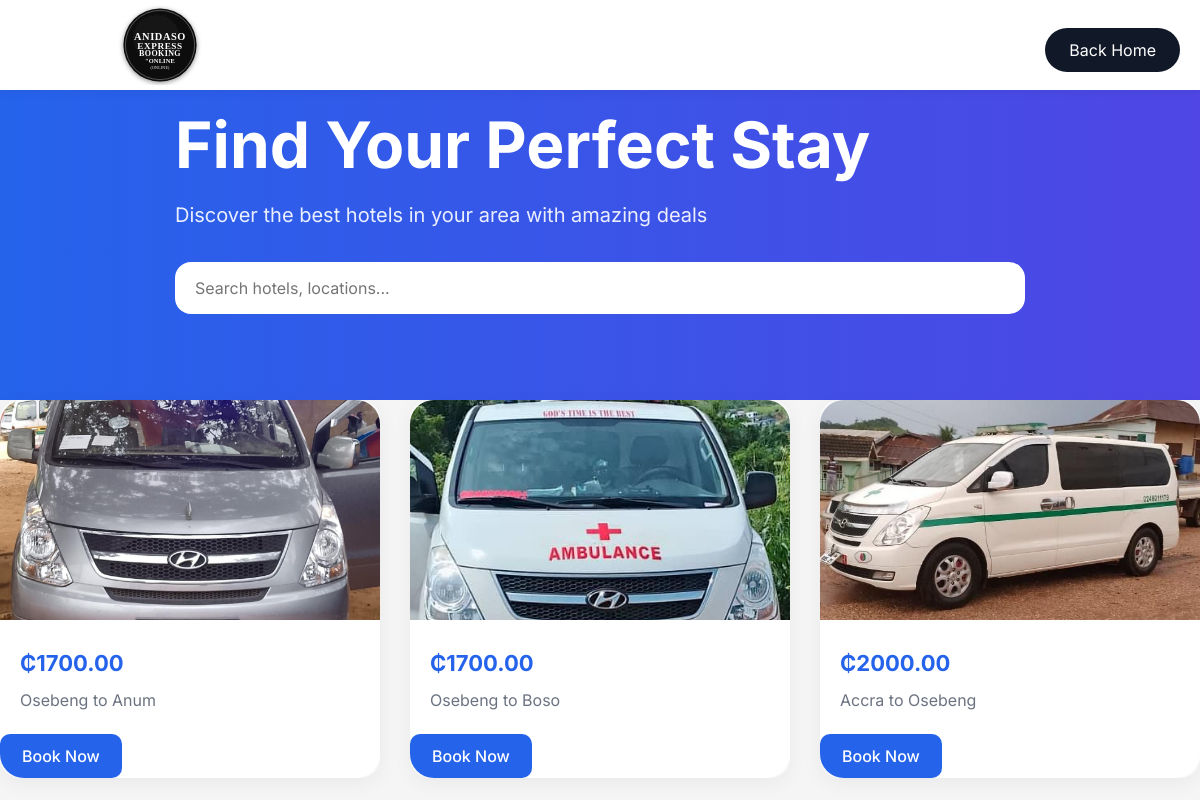
/rentals/rent_details/, run on the app's committed database.
### rentals/models.py (models this page shows)
class Rental(models.Model):
    name = models.CharField(max_length=200)
    location = models.CharField(max_length=200)
    description = models.TextField(max_length=200)
    image = models.ImageField(upload_to='rental_images/')
    image2 = models.ImageField(upload_to='rental_images/', null=True, blank=True)
    image3 = models.ImageField(upload_to='rental_images/', null=True, blank=True)
    image4 = models.ImageField(upload_to='rental_images/', null=True, blank=True)
    image5 = models.ImageField(upload_to='rental_images/', null=True, blank=True)
    image6 = models.ImageField(upload_to='rental_images/', null=True, blank=True)
    image1_price = models.DecimalField(max_digits=10, decimal_places=2, null=True, blank=True)
    image1_location = models.CharField(max_length=100, null=True, blank=True)
    image2_price = models.DecimalField(max_digits=10, decimal_places=2, null=True, blank=True)
    image2_location = models.CharField(max_length=100, null=True, blank=True)
    image3_price = models.DecimalField(max_digits=10, decimal_places=2, null=True, blank=True)
    image3_location = models.CharField(max_length=100, null=True, blank=True)
    image4_price = models.DecimalField(max_digits=10, decimal_places=2, null=True, blank=True)
    image4_location = models.CharField(max_length=100, null=True, blank=True)
    image5_price = models.DecimalField(max_digits=10, decimal_places=2, null=True, blank=True)
    image5_location = models.CharField(max_length=100, null=True, blank=True)
    image6_price = models.DecimalField(max_digits=10, decimal_places=2, null=True, blank=True)
    image6_location = models.CharField(max_length=100, null=True, blank=True)

### rentals/views.py (the view)
# urls.py: path('rent_details/', rental_details, name='rent_details'),
def rental_details(request):
    name = request.GET.get('name', 'Ambulance')
    rental = get_object_or_404(
        Rental,
        name=name
    )
    return render(
        request,
        'rentals/rent_details.html',
        {
            'rental': rental
        }
    )

### templates/rentals/rent_details.html (shortened to what this page needs)
2{% load static %}
<!DOCTYPE html>
<html lang="en">
<head>
    <link rel="stylesheet"
          href="{% static 'css/style.css' %}">
</head>
<body>
    <nav class="navbar">
        <div class="logo">
            <div class="logo-box">
                <img
                    src="{% static 'logo.svg' %}"
                    alt="HotelBooker Logo"
                    class="logo-image"
                >
            </div>
        </div>
        <div class="nav-links">
 <a href="{% url 'hotels:home' %}"
               class="signup-btn">
                Back Home
            </a>
        </div>
    </nav>
    <section class="hero">
        <div class="hero-content">
            <h1>
                Find Your Perfect Stay
            </h1>
            <p>
                Discover the best hotels in your area
                with amazing deals
            </p>
            <div class="search-box">
                <input
                    type="text"
                    placeholder="Search hotels, locations..."
                >
            </div>
        </div>
    </section>
<section class="hotel-grid">
    {% if rental.image %}
    <div class="hotel-card">
        <div class="room-preview-card">
            <img
                src="{{ rental.image.url }}"
                alt="{{ rental.image1_name }}"
                onclick="openImage(this.src)"
                class="popup-image"
            >
            <div class="room-preview-content">
                {% if rental.image1_price %}
                <h3>₵{{ rental.image2_price }}</h3>
                {% endif %}
                <p>{{ rental.image1_location }}</p>
            </div>
              <div class="card-bottom">
                <a  href="{% url 'rentals:rent' rental.id %}?name={{ rental.image1_location }}&price={{ rental.image1_price }}"
                   class="book-btn">
                    Book Now
                </a>
            </div>
        </div>
    </div>
    {% endif %}
    {% if rental.image2 %}
    <div class="hotel-card">
        <div class="room-preview-card">
            <img
                src="{{ rental.image2.url }}"
                alt="{{ rental.image2_name }}"
                onclick="openImage(this.src)"
                class="popup-image"
            >
            <div class="room-preview-content">
                {% if rental.image2_price %}
                <h3>₵{{ rental.image2_price }}</h3>
                {% endif %}
                <p>{{ rental.image2_location }}</p>
            </div>
              <div class="card-bottom">
                <a  href="{% url 'rentals:rent' rental.id %}?name={{ rental.image2_location }}&price={{ rental.image2_price }}"
                   class="book-btn">
                    Book Now
                </a>
            </div>
        </div>
    </div>
    {% endif %}
    {% if rental.image3 %}
    <div class="hotel-card">
        <div class="room-preview-card">
            <img
                src="{{ rental.image3.url }}"
                alt="{{ rental.image3_name }}"
                onclick="openImage(this.src)"
                class="popup-image"
            >
            <div class="room-preview-content">
                {% if rental.image3_price %}
                <h3>₵{{ rental.image3_price }}</h3>
                {% endif %}
                <p>{{ rental.image3_location }}</p>
            </div>
              <div class="card-bottom">
                <a  href="{% url 'rentals:rent' rental.id %}?name={{ rental.image3_location }}&price={{ rental.image3_price }}"
                   class="book-btn">
                    Book Now
                </a>
            </div>
        </div>
    </div>
    {% endif %}
</section>
</body>
</html>

### static/css/style.css (style rules this page uses)
* { margin: 0; padding: 0; box-sizing: border-box; font-family: 'Inter', sans-serif; text-decoration: none; }
body { background: #f5f5f5; color: #111827; }
a { text-decoration: none; }
.navbar { width: 100%; position: fixed; top: 0; left: 0; z-index: 999; background: white; padding: 5px 20px; display: flex; justify-content: space-between; align-items: center; box-shadow: 0 2px 10px rgba(0, 0, 0, 0.05); }
.logo-box { width: 200px; height: 80px; display: flex; justify-content: center; align-items: center; overflow: hidden; border-radius: 12px; }
.logo-image { width: 100%; height: 100%; margin-left: 80px; }
.nav-links { display: flex; align-items: center; gap: 20px; }
.signup-btn { background: #111827; color: white; padding: 12px 24px; margin-top: 10px; border-radius: 30px; }
.hero { width: 100%; min-height: 380px; background: linear-gradient(to right, #2563eb, #4f46e5); display: flex; justify-content: center; align-items: center; padding: 60px 20px; }
.hero-content { width: 100%; max-width: 850px; }
.hero-content h1 { color: white; font-size: 64px; margin-bottom: 20px; }
.hero-content p { color: rgba(255, 255, 255, 0.9); font-size: 20px; margin-bottom: 35px; }
.search-box { width: 100%; background: white; border-radius: 16px; padding: 16px 20px; display: flex; align-items: center; }
.search-box input { width: 100%; border: none; outline: none; font-size: 16px; }
.hotel-grid { display: grid; grid-template-columns: repeat(auto-fit, minmax(320px, 1fr)); gap: 30px; }
.hotel-card { background: white; border-radius: 20px; overflow: hidden; box-shadow: 0 5px 20px rgba(0, 0, 0, 0.05); transition: 0.3s; }
.card-bottom { display: flex; justify-content: space-between; align-items: center; }
.book-btn { background: #2563eb; color: white; padding: 12px 22px; border-radius: 10px; font-weight: 500; }
.room-preview-card { background: white; border-radius: 24px; overflow: hidden; box-shadow: 0 8px 20px rgba(0, 0, 0, 0.05); }
.room-preview-card img { width: 100%; height: 220px; object-fit: cover; }
.room-preview-content { padding: 20px; }
.room-preview-content h3 { color: #2563eb; font-size: 22px; margin-bottom: 12px; }
.room-preview-content p { color: #6b7280; line-height: 1.6; }
.popup-image { cursor: pointer; }

### data on the page
Rental: image (picture), image2_price "1700.00", image1_location "Osebeng to Anum", image2 (picture), image2_location "Osebeng to Boso", image3 (picture), image3_price "2000.00", image3_location "Accra to Osebeng"
